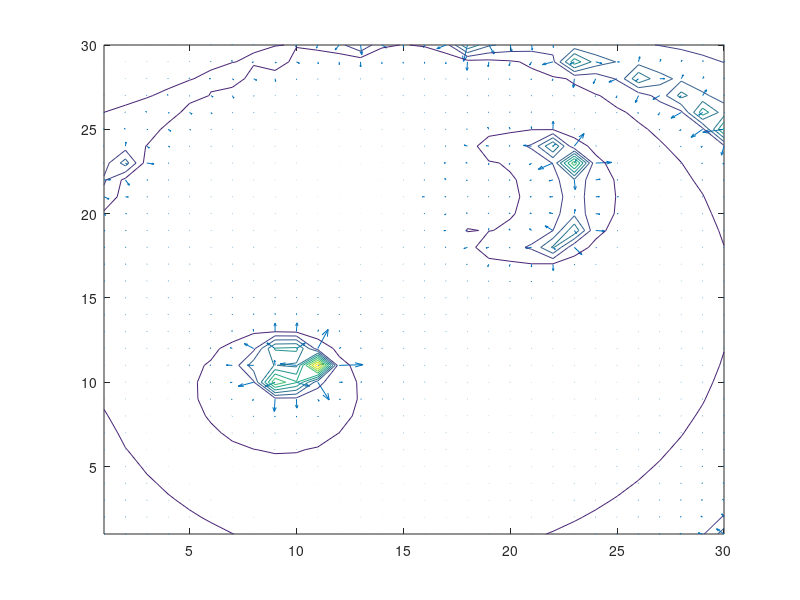

The MATLAB script that drew this image: (Note: this script raises an error after producing the figure.)
% Navigation Functions
% Sokratis & Piyabhum
% University of Ioannina, 2017
% Version 6.4, Final Edition
% Cleaned code, green with no warning.
% Use drawRobot to draw.
% Rather shot for something that takes such a long time to do.
% Faster calculation O(2N) -> O(N), even less variable.
% Added one more example, classic 4 obstacles.
% **Backup (6.2) is in cloud.

close all
clc
warning off

r = 0.325; %6.4cm wheel diameter
d = 1.10; %11cm wheel base, 13.5cm diameter
mass = 0.6; % 600g with 3S 1000mAH Lipo battery
Vmax = 0.2; %20cm/s

kV = 1;
kTH = 1;

e = 10^(-2);
gridX = 30;
gridY = 30;
q0 = [gridX/2 gridY/2];

[X,Y] = meshgrid(1:gridX);

%%% Our example, 2 Obstacles 
goal = [13.0 21.0];
obsX = [9.0 21.0]; % qi position x
obsY = [9.0 21.0]; % qi position y
obs_size = [4.0 4.0]; % pi size of qi
r_pos = [12.0 4.0]; % q current
r_th = 0;

% %%% Our example, 4 Obstacles 
% goal = [13.0 21.0];
% obsX = [12.5 20.0 25.0 8.0]; % qi position x
% obsY = [12.5 20.0 14.0 20.0]; % qi position y
% obs_size = [2.5 1.8 1.0 1.0]; % pi size of qi 
% r_pos = [5.0 8.0]; % q current
% r_th = 0;

% %%% Classic Example
% goal = [15.0 15.0];
% obsX = [10.0 20.0 10.0 20.0]; % qi position x
% obsY = [10.0 10.0 20.0 20.0]; % qi position y
% obs_size = [3.2 3.2 3.2 3.2]; % pi size of qi 
% r_pos = [10.0 5.0]; % q current
% r_th = 20;

%%% Good K is about 0.5-1 + number of obstacles
%%% Reference: Lecture from Arizona State Univ., 
%%% Mechanical and Aerospace Engineering
k = 0.7+numel(obsX);

NF = zeros(size(X,1),size(X,2));
for x = 1:size(X,1)
    for y = 1:size(X,2)
        %Calculating Z
        g = norm([x y]-goal);
        
        %Calculating B
        b = ((gridX/2)^2)-(norm([x y]-q0)^2);
        for n = 1:numel(obsX)
            betaQ = (norm([x y]-[obsX(n) obsY(n)])^2)-(obs_size(n)^2);
            b = b*betaQ;
        end   
        NF(y,x) = (g.^2)/real(((g.^(2*k))+b)^(1/k));
    end
end
[DX,DY] = gradient(NF);
DX = (-1)*DX;
DY = (-1)*DY;

% Simulating Robot
flag = 0;
hFig = figure(1);
set(hFig, 'Position', [100 10 720 720])

while flag ~= 1
tX = round(r_pos(1));
tY = round(r_pos(2));

targetTh = atan2d(DY(tY,tX),DX(tY,tX));  
thDot = (targetTh-r_th)/d;
vDot = sqrt((DX(tY,tX).^2)+(DY(tY,tX).^2));
if vDot < e
    targetTh = atan2d(goal(2)-r_pos(2),goal(1)-r_pos(1));  
    thDot = (targetTh-r_th)/d;
    vDot = Vmax/4;
end

xDot = vDot*cosd(r_th);
yDot = vDot*sind(r_th);

if thDot*d > 4*Vmax
    kTH = (4*Vmax)/(thDot*d);
    thDot = thDot * kTH;
else
    if thDot*d < (-1)*4*Vmax
    kTH = (-4*Vmax)/(thDot*d);
    thDot = thDot * kTH;
    end
end

if xDot > Vmax && xDot > yDot
    kV = Vmax/xDot;
    xDot = kV*xDot;
    yDot = kV*yDot;
else
    if yDot > Vmax
        kV = Vmax/yDot;
        xDot = kV*xDot;
        yDot = kV*yDot;
    end
end
r_pos(1) = r_pos(1)+xDot;
r_pos(2) = r_pos(2)+yDot;
r_th = r_th+thDot;

x_top(1) = r_pos(1) ;
y_top(1) = r_pos(2) ;
x_top(2) = r_pos(1) +d * cosd(r_th);
y_top(2) = r_pos(2) +d * sind(r_th);

if norm(r_pos-goal) < 0.5
    flag = 1;
end
    %Call draw function here
    quiver(X,Y,DX,DY);
    hold on;
    contour(NF);
    hold on;
    drawRobot(r_pos(1),r_pos(2),r_th,obsX,obsY,obs_size,goal,q0);
    grid on;

    title('Navigation Functions Simulation');
    axis([0 gridX 0 gridY]);
    pbaspect([1 1 1])
    pause(0.05);
end